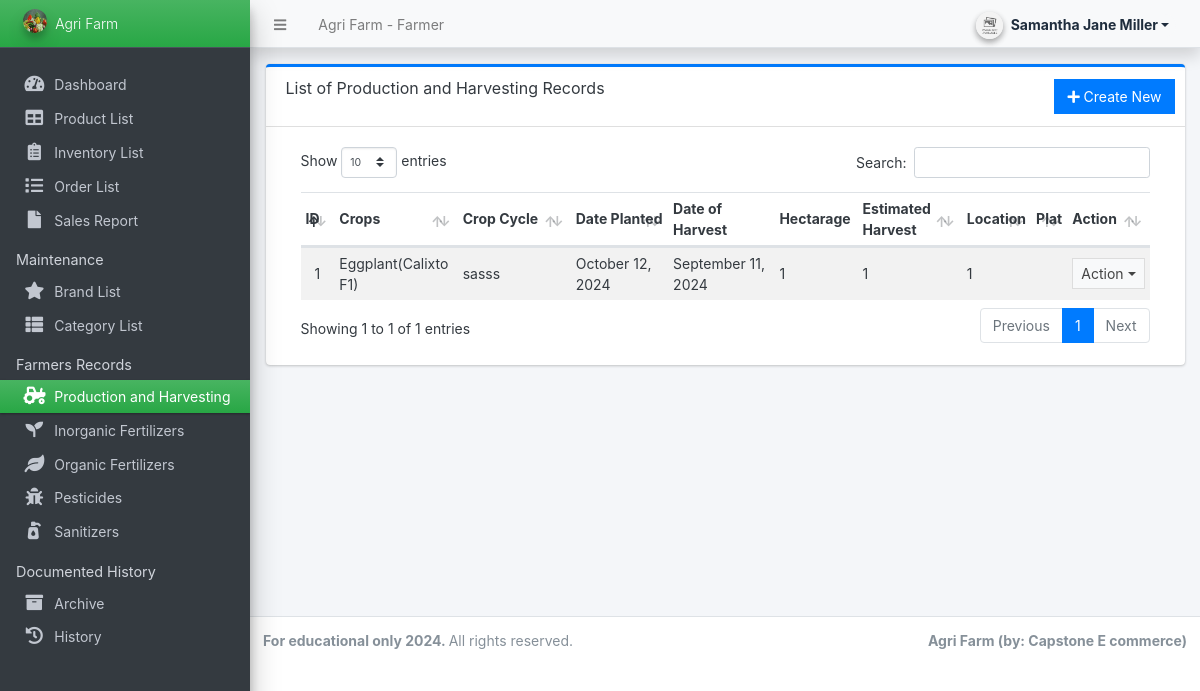
/farmer/?page=farmer_records/production (signed in), run on an earlier commit of the app's database.
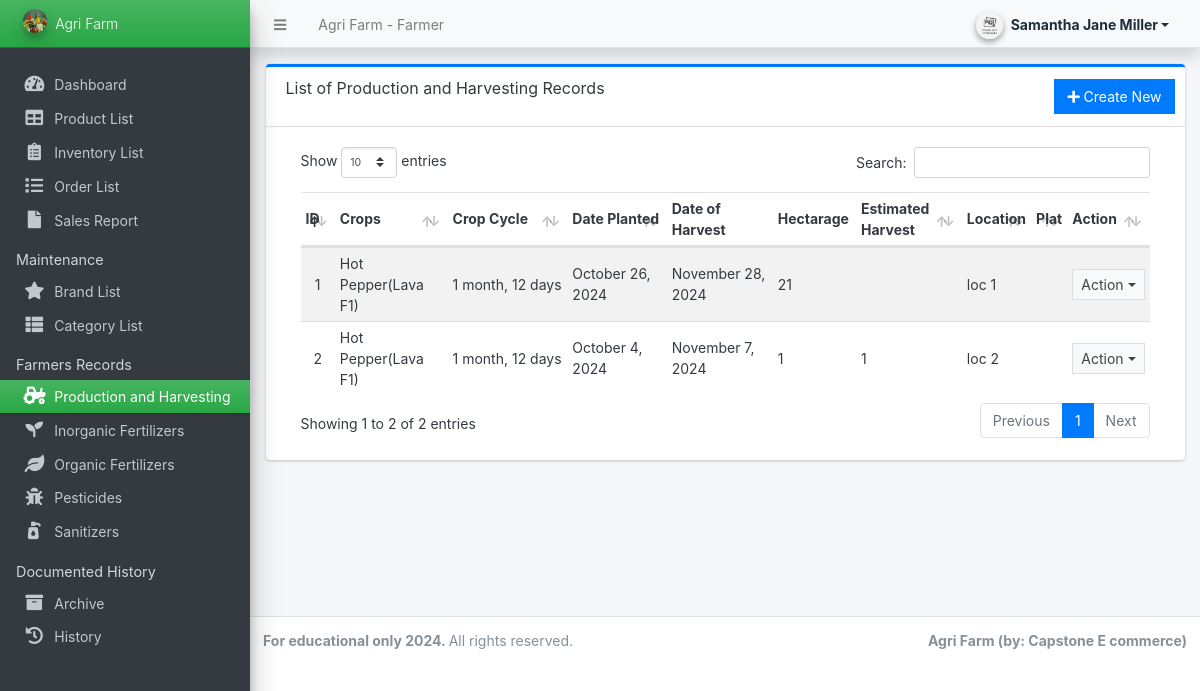
And on a later commit of the database.
### tables this page shows
CREATE TABLE `production_harvesting` (
  `id` int(11) NOT NULL,
  `user_id` int(11) NOT NULL,
  `crops` varchar(255) NOT NULL,
  `crop_cycle` varchar(255) NOT NULL,
  `date_planted` date NOT NULL,
  `date_harvest` date NOT NULL,
  `hectarage` varchar(255) NOT NULL,
  `harvest_kg` varchar(255) NOT NULL,
  `location` varchar(255) NOT NULL,
  `plat` varchar(255) NOT NULL,
  `delete_flag` tinyint(1) NOT NULL DEFAULT 0
);

### farmer/farmer_records/production.php (the view, shortened to what this page needs)
<div class="card card-outline card-primary">
    <div class="card-header">
        <h3 class="card-title">List of Production and Harvesting Records</h3>
        <div class="card-tools">
            <a href="javascript:void(0)" id="create_new" class="btn btn-flat btn-primary"><span class="fas fa-plus"></span> Create New</a>
        </div>
    </div>
    <div class="card-body">
        <div class="container-fluid">
            <div class="container-fluid">
                <table class="table table-hover table-striped">
                    <colgroup>
                        <col width="5%">
                        <col width="15%">
                        <col width="20%">
                        <col width="15%">
                        <col width="15%">
                        <col width="10%">
                        <col width="15%">
                        <col width="15%">
                        <col width="10%">
                    </colgroup>
                    <thead>
                        <tr>
                            <th>ID</th>
                            <th>Crops</th>
                            <th>Crop Cycle</th>
                            <th>Date Planted</th>
                            <th>Date of Harvest</th>
                            <th>Hectarage</th>
                            <th>Estimated Harvest</th>
                            <th>Location</th>
                            <th>Plat</th>
                            <th>Action</th>
                        </tr>
                    </thead>
                    <tbody>
                        <?php
                        $i = 1;
                        $user_id = isset($_SESSION['userdata']['id']) ? $_SESSION['userdata']['id'] : null;
                        $qry = $conn->query("SELECT * FROM `production_harvesting` WHERE `user_id` = {$user_id} AND `delete_flag` = 0 ORDER BY `id` DESC");
                        while ($row = $qry->fetch_assoc()):
                        ?>
                            <tr>
                                <td class="text-center"><?php echo $i++; ?></td>
                                <td><?php echo htmlspecialchars($row['crops']); ?></td>
                                <td><?php echo htmlspecialchars($row['crop_cycle']); ?></td>
                                <td><?php echo date("F j, Y", strtotime($row['date_planted'])); ?></td>
                                <td><?php echo date("F j, Y", strtotime($row['date_harvest'])); ?></td>
                                <td><?php echo htmlspecialchars($row['hectarage']); ?></td>
                                <td><?php echo htmlspecialchars($row['harvest_kg']); ?></td>
                                <td><?php echo htmlspecialchars($row['location']); ?></td>
                                <td><?php echo htmlspecialchars($row['plat']); ?></td>
                                <td align="center">
                                    <button type="button" class="btn btn-flat btn-default btn-sm dropdown-toggle dropdown-icon" data-toggle="dropdown">
                                        Action
                                    </button>
                                </td>
                            </tr>
                        <?php endwhile; ?>
                    </tbody>
                </table>
            </div>
        </div>
    </div>
</div>

What changed in the data, as far as the page shows it:
removed production_harvesting: crops "Eggplant(Calixto F1)", crop_cycle "sasss", date_planted "October 12, 2024", date_harvest "September 11, 2024", hectarage "1", harvest_kg "1", location "1"
added production_harvesting: crops "Hot Pepper(Lava F1)", crop_cycle "1 month, 12 days", date_planted "October 26, 2024", date_harvest "November 28, 2024", hectarage "21", location "loc 1"
added production_harvesting: crops "Hot Pepper(Lava F1)", crop_cycle "1 month, 12 days", date_planted "October 4, 2024", date_harvest "November 7, 2024", hectarage "1", harvest_kg "1", location "loc 2"
Also different on the page:
text written by a page script: "Show entries Search: Showing 1 to 1 of 1 entries Previous 1 Next" → "Show entries Search: Showing 1 to 2 of 2 entries Previous 1 Next"
